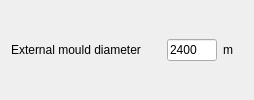
                   <widget class="QWidget" name="widget_externalMouldDiameter" native="true">
                    <property name="sizePolicy">
                     <sizepolicy hsizetype="Fixed" vsizetype="Fixed">
                      <horstretch>0</horstretch>
                      <verstretch>0</verstretch>
                     </sizepolicy>
                    </property>
                    <property name="minimumSize">
                     <size>
                      <width>100</width>
                      <height>0</height>
                     </size>
                    </property>
                    <layout class="QHBoxLayout" name="horizontalLayout_26">
                     <property name="topMargin">
                      <number>0</number>
                     </property>
                     <property name="bottomMargin">
                      <number>0</number>
                     </property>
                     <item>
                      <widget class="QLabel" name="label_externalMouldDiameter">
                       <property name="sizePolicy">
                        <sizepolicy hsizetype="Fixed" vsizetype="MinimumExpanding">
                         <horstretch>0</horstretch>
                         <verstretch>0</verstretch>
                        </sizepolicy>
                       </property>
                       <property name="minimumSize">
                        <size>
                         <width>150</width>
                         <height>0</height>
                        </size>
                       </property>
                       <property name="text">
                        <string>External mould diameter</string>
                       </property>
                       <property name="alignment">
                        <set>Qt::AlignJustify|Qt::AlignVCenter</set>
                       </property>
                      </widget>
                     </item>
                     <item alignment="Qt::AlignLeft">
                      <widget class="QLineEdit" name="lineEdit_externalMouldDiameter">
                       <property name="enabled">
                        <bool>true</bool>
                       </property>
                       <property name="sizePolicy">
                        <sizepolicy hsizetype="Fixed" vsizetype="Fixed">
                         <horstretch>0</horstretch>
                         <verstretch>0</verstretch>
                        </sizepolicy>
                       </property>
                       <property name="minimumSize">
                        <size>
                         <width>30</width>
                         <height>0</height>
                        </size>
                       </property>
                       <property name="maximumSize">
                        <size>
                         <width>50</width>
                         <height>16777215</height>
                        </size>
                       </property>
                       <property name="toolTip">
                        <string>&lt;html&gt;&lt;head/&gt;&lt;body&gt;&lt;p&gt;This factor will multiple the values contained in the files being read. If the files are already in terms of equivalent gravity (g), then a value equal to 1 should be inserted&lt;/p&gt;&lt;/body&gt;&lt;/html&gt;</string>
                       </property>
                       <property name="text">
                        <string>2400</string>
                       </property>
                       <property name="maxLength">
                        <number>8</number>
                       </property>
                      </widget>
                     </item>
                     <item alignment="Qt::AlignLeft">
                      <widget class="QLabel" name="label_externalMouldDiameterUnits">
                       <property name="sizePolicy">
                        <sizepolicy hsizetype="Preferred" vsizetype="Fixed">
                         <horstretch>0</horstretch>
                         <verstretch>0</verstretch>
                        </sizepolicy>
                       </property>
                       <property name="minimumSize">
                        <size>
                         <width>20</width>
                         <height>0</height>
                        </size>
                       </property>
                       <property name="text">
                        <string>m</string>
                       </property>
                      </widget>
                     </item>
                    </layout>
                   </widget>
